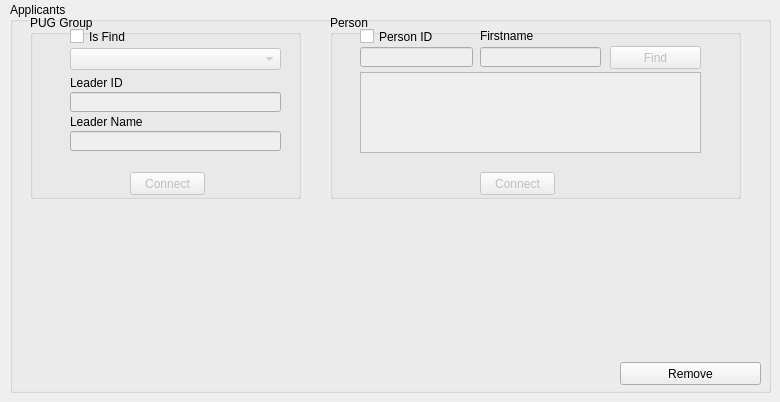
   <widget class="QWidget" name="applicants_tab">
    <attribute name="title">
     <string>Applicants</string>
    </attribute>
    <widget class="QGroupBox" name="applicants_group_box">
     <property name="geometry">
      <rect>
       <x>10</x>
       <y>2</y>
       <width>761</width>
       <height>391</height>
      </rect>
     </property>
     <property name="title">
      <string>Applicants</string>
     </property>
     <widget class="QPushButton" name="appliciants_remove_button">
      <property name="geometry">
       <rect>
        <x>610</x>
        <y>360</y>
        <width>141</width>
        <height>23</height>
       </rect>
      </property>
      <property name="text">
       <string>Remove</string>
      </property>
     </widget>
     <widget class="QGroupBox" name="person_group_gbox">
      <property name="geometry">
       <rect>
        <x>20</x>
        <y>13</y>
        <width>271</width>
        <height>184</height>
       </rect>
      </property>
      <property name="title">
       <string>PUG Group</string>
      </property>
      <widget class="QLineEdit" name="leader_id_edit">
       <property name="enabled">
        <bool>false</bool>
       </property>
       <property name="geometry">
        <rect>
         <x>40</x>
         <y>77</y>
         <width>211</width>
         <height>20</height>
        </rect>
       </property>
      </widget>
      <widget class="QLabel" name="label_35">
       <property name="geometry">
        <rect>
         <x>40</x>
         <y>99</y>
         <width>211</width>
         <height>16</height>
        </rect>
       </property>
       <property name="text">
        <string>Leader Name</string>
       </property>
      </widget>
      <widget class="QLineEdit" name="leader_name_edit">
       <property name="enabled">
        <bool>false</bool>
       </property>
       <property name="geometry">
        <rect>
         <x>40</x>
         <y>116</y>
         <width>211</width>
         <height>20</height>
        </rect>
       </property>
      </widget>
      <widget class="QComboBox" name="pasture_group_cbox">
       <property name="enabled">
        <bool>false</bool>
       </property>
       <property name="geometry">
        <rect>
         <x>40</x>
         <y>33</y>
         <width>211</width>
         <height>22</height>
        </rect>
       </property>
      </widget>
      <widget class="QCheckBox" name="is_group_checkbox">
       <property name="geometry">
        <rect>
         <x>40</x>
         <y>13</y>
         <width>171</width>
         <height>17</height>
        </rect>
       </property>
       <property name="text">
        <string>Is Find</string>
       </property>
      </widget>
      <widget class="QLabel" name="label_32">
       <property name="geometry">
        <rect>
         <x>40</x>
         <y>60</y>
         <width>211</width>
         <height>16</height>
        </rect>
       </property>
       <property name="text">
        <string>Leader ID</string>
       </property>
      </widget>
      <widget class="QPushButton" name="group_connect_button">
       <property name="enabled">
        <bool>false</bool>
       </property>
       <property name="geometry">
        <rect>
         <x>100</x>
         <y>157</y>
         <width>75</width>
         <height>23</height>
        </rect>
       </property>
       <property name="text">
        <string>Connect</string>
       </property>
      </widget>
     </widget>
     <widget class="QGroupBox" name="person_gbox">
      <property name="geometry">
       <rect>
        <x>320</x>
        <y>13</y>
        <width>411</width>
        <height>184</height>
       </rect>
      </property>
      <property name="title">
       <string>Person</string>
      </property>
      <widget class="QTableWidget" name="person_twidget">
       <property name="enabled">
        <bool>false</bool>
       </property>
       <property name="geometry">
        <rect>
         <x>30</x>
         <y>57</y>
         <width>341</width>
         <height>81</height>
        </rect>
       </property>
       <attribute name="horizontalHeaderDefaultSectionSize">
        <number>100</number>
       </attribute>
       <attribute name="verticalHeaderDefaultSectionSize">
        <number>30</number>
       </attribute>
       <attribute name="verticalHeaderMinimumSectionSize">
        <number>19</number>
       </attribute>
      </widget>
      <widget class="QPushButton" name="person_find_button">
       <property name="enabled">
        <bool>false</bool>
       </property>
       <property name="geometry">
        <rect>
         <x>280</x>
         <y>31</y>
         <width>91</width>
         <height>23</height>
        </rect>
       </property>
       <property name="text">
        <string>Find</string>
       </property>
      </widget>
      <widget class="QLineEdit" name="person_id_edit">
       <property name="enabled">
        <bool>false</bool>
       </property>
       <property name="geometry">
        <rect>
         <x>30</x>
         <y>32</y>
         <width>113</width>
         <height>20</height>
        </rect>
       </property>
      </widget>
      <widget class="QLineEdit" name="firstname_edit">
       <property name="enabled">
        <bool>false</bool>
       </property>
       <property name="geometry">
        <rect>
         <x>150</x>
         <y>32</y>
         <width>121</width>
         <height>20</height>
        </rect>
       </property>
      </widget>
      <widget class="QLabel" name="label_36">
       <property name="geometry">
        <rect>
         <x>150</x>
         <y>14</y>
         <width>113</width>
         <height>13</height>
        </rect>
       </property>
       <property name="text">
        <string>Firstname</string>
       </property>
      </widget>
      <widget class="QCheckBox" name="is_person_checkbox">
       <property name="geometry">
        <rect>
         <x>30</x>
         <y>13</y>
         <width>121</width>
         <height>17</height>
        </rect>
       </property>
       <property name="text">
        <string>Person ID</string>
       </property>
      </widget>
      <widget class="QPushButton" name="person_connect_button">
       <property name="enabled">
        <bool>false</bool>
       </property>
       <property name="geometry">
        <rect>
         <x>150</x>
         <y>157</y>
         <width>75</width>
         <height>23</height>
        </rect>
       </property>
       <property name="text">
        <string>Connect</string>
       </property>
      </widget>
     </widget>
    </widget>
   </widget>
